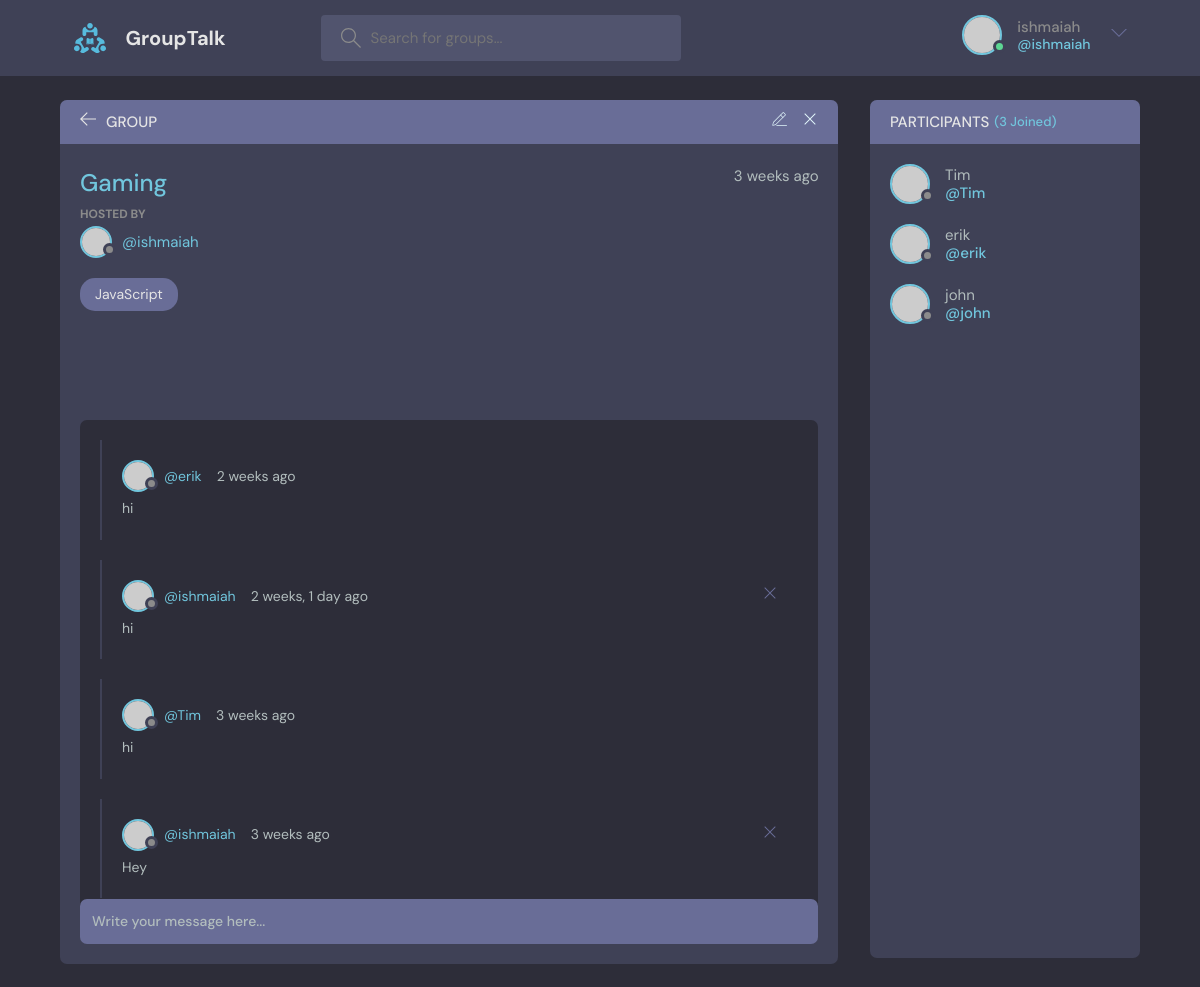
Page /group/2/ (signed in) on the committed database.
### base/models.py (models this page shows, shortened)
class Group(models.Model):
    host = models.ForeignKey(User, on_delete=models.SET_NULL, null=True)
    topic = models.ForeignKey(Topic, on_delete=models.SET_NULL, null=True)
    name = models.CharField(max_length=200)
    description = models.TextField(null=True, blank=True)
    participants = models.ManyToManyField(User, related_name='participants', blank=True)
    updated = models.DateTimeField(auto_now=True)
    created = models.DateTimeField(auto_now_add=True)
    class Meta:
        ordering = ['-updated', '-created']

class Topic(models.Model):
    name = models.CharField(max_length=200)
    def __str__(self):
        return self.name

class Message(models.Model):
    user = models.ForeignKey(User, on_delete=models.CASCADE)
    group = models.ForeignKey(Group, on_delete=models.CASCADE)
    body = models.TextField()
    updated = models.DateTimeField(auto_now=True)
    created = models.DateTimeField(auto_now_add=True)
    class Meta:
        ordering = ['-updated', '-created']

### base/views.py (the view, shortened to what this page needs)
# urls.py: path('group/<str:pk>/', views.group, name="group"),
def group(request, pk):
   group = Group.objects.get(id=pk)
   group_messages = group.message_set.all()
   participants = group.participants.all()
   context = {'group': group, 'group_messages': group_messages, 'participants': participants}
   return render(request, 'base/group.html', context)

### base/templates/base/group.html (shortened to what this page needs)
{% extends 'main.html' %}
{% block content %}
    <main class="profile-page layout layout--2">
      <div class="container">
        <div class="room">
          <div class="room__top">
            <div class="room__topLeft">
              <a href="{% url 'home' %}">
                <svg version="1.1" xmlns="http://www.w3.org/2000/svg" width="32" height="32" viewBox="0 0 32 32">
                  <title>arrow-left</title>
                  <path
                    d="M13.723 2.286l-13.723 13.714 13.719 13.714 1.616-1.611-10.96-10.96h27.625v-2.286h-27.625l10.965-10.965-1.616-1.607z"
                  ></path>
                </svg>
              </a>
              <h3>Group</h3>
            </div>
            {% if group.host == request.user %}
            <div class="room__topRight">
              <a href="{% url 'update-group' group.id %}">
              </a>
              <a href="{% url 'delete-group' group.id %}">
                <svg version="1.1" xmlns="http://www.w3.org/2000/svg" width="32" height="32" viewBox="0 0 32 32">
                  <title>remove</title>
                  <path
                    d="M27.314 6.019l-1.333-1.333-9.98 9.981-9.981-9.981-1.333 1.333 9.981 9.981-9.981 9.98 1.333 1.333 9.981-9.98 9.98 9.98 1.333-1.333-9.98-9.98 9.98-9.981z"
                  ></path>
                </svg>
              </a>
            </div>
            {% endif %}
          </div>
          <div class="room__box scroll">
            <div class="room__header scroll">
              <div class="room__info">
                <h3>{{group.name}}</h3>
                <span>{{group.created|timesince}} ago</span>
              </div>
              <div class="room__hosted">
                <p>Hosted By</p>
                <a href="{% url 'user-profile' group.host.id %}" class="room__author">
                  <div class="avatar avatar--small">
                    <img src="https://randomuser.me/api/portraits/men/37.jpg" />
                  </div>
                  <span>@{{group.host.username}}</span>
                </a>
              </div>
              <span class="room__topics">{{group.topic}}</span>
            </div>
            <div class="room__conversation">
              <div class="threads scroll">
                {% for message in group_messages %}
                <div class="thread">
                  <div class="thread__top">
                    <div class="thread__author">
                      <a href="{% url 'user-profile' message.id %}" class="thread__authorInfo">
                        <div class="avatar avatar--small">
                          <img src="https://randomuser.me/api/portraits/men/37.jpg" />
                        </div>
                        <span>@{{message.user.username}} </span>
                      </a>
                      <span class="thread__date">{{message.created|timesince}} ago</span>
                    </div>
                    {% if request.user == message.user %}
                    <a href="{% url 'delete-message' message.id %}">
                    <div class="thread__delete">
                      <svg version="1.1" xmlns="http://www.w3.org/2000/svg" width="32" height="32" viewBox="0 0 32 32">
                        <title>remove</title>
                        <path
                          d="M27.314 6.019l-1.333-1.333-9.98 9.981-9.981-9.981-1.333 1.333 9.981 9.981-9.981 9.98 1.333 1.333 9.981-9.98 9.98 9.98 1.333-1.333-9.98-9.98 9.98-9.981z"
                        ></path>
                      </svg>
                    </div>
                    </a>
                    {% endif %}
                  </div>
                  <div class="thread__details">
                    {{message.body}}
                  </div>
                </div>
                {% endfor %}
              </div>
            </div>
          </div>
          <div class="room__message">
            <form action="#"><input name="" placeholder="Write your message here..." /></form>
          </div>
        </div>
        <div class="participants">
          <h3 class="participants__top">Participants <span>({{participants.count}} Joined)</span></h3>
          <div class="participants__list scroll">
            {% for user in participants %}
            <a href="{% url 'user-profile' user.id %}" class="participant">
              <div class="avatar avatar--medium">
                <img src="https://randomuser.me/api/portraits/men/37.jpg" />
              </div>
              <p>
                {{user.username}}
                <span>@{{user.username}} </span>
              </p>
            </a>
            {% endfor %}
          </div>
        </div>
      </div>
    </main>
{% endblock %}

### templates/navbar.html (shortened to what this page needs)
{% load static %}
<header class="header header--loggedIn">
    <div class="container">
      <a href="/" class="header__logo">
        <img src="{% static 'images/logo.svg' %}" />
        <h1>GroupTalk</h1>
      </a>
      <form class="header__search" method="GET" action="{% url 'home' %}">
        <label>
          <input name="q" placeholder="Search for groups..." />
        </label>
      </form>
      <nav class="header__menu">
        {% if request.user.is_authenticated %}
        <div class="header__user">
          <a href="{% url 'update-user' %}">
            <div class="avatar avatar--medium active">
              <img src="https://randomuser.me/api/portraits/men/37.jpg" />
            </div>
            <p>{{request.user.username}} <span>@{{request.user.username}}</span></p>
          </a>
          <button class="dropdown-button">
            <svg version="1.1" xmlns="http://www.w3.org/2000/svg" width="32" height="32" viewBox="0 0 32 32">
              <title>chevron-down</title>
              <path d="M16 21l-13-13h-3l16 16 16-16h-3l-13 13z"></path>
            </svg>
          </button>
        </div>
        {% else %}
        <a href="{% url 'login' %}">
          <img src="{% static 'images/avatar.svg' %}"  />
          <p>Login</p>
        </a>
        {% endif %}
      </nav>
    </div>
  </header>

### rows in the picture
Group: name "Gaming", created "3 weeks", host.username "ishmaiah", topic "JavaScript"
Message: user.username "erik", created "2 weeks", body "hi"
Message: user.username "ishmaiah", created "2 weeks, 1 day", body "hi"
Message: user.username "Tim", created "3 weeks", body "hi"
Message: user.username "ishmaiah", created "3 weeks", body "Hey"

### other values in the picture
{{ request.user.username }} "ishmaiah"
{{ participants.count }} "3"
{{ user.username }} "Tim"
{{ user.username }} "erik"
{{ user.username }} "john"
